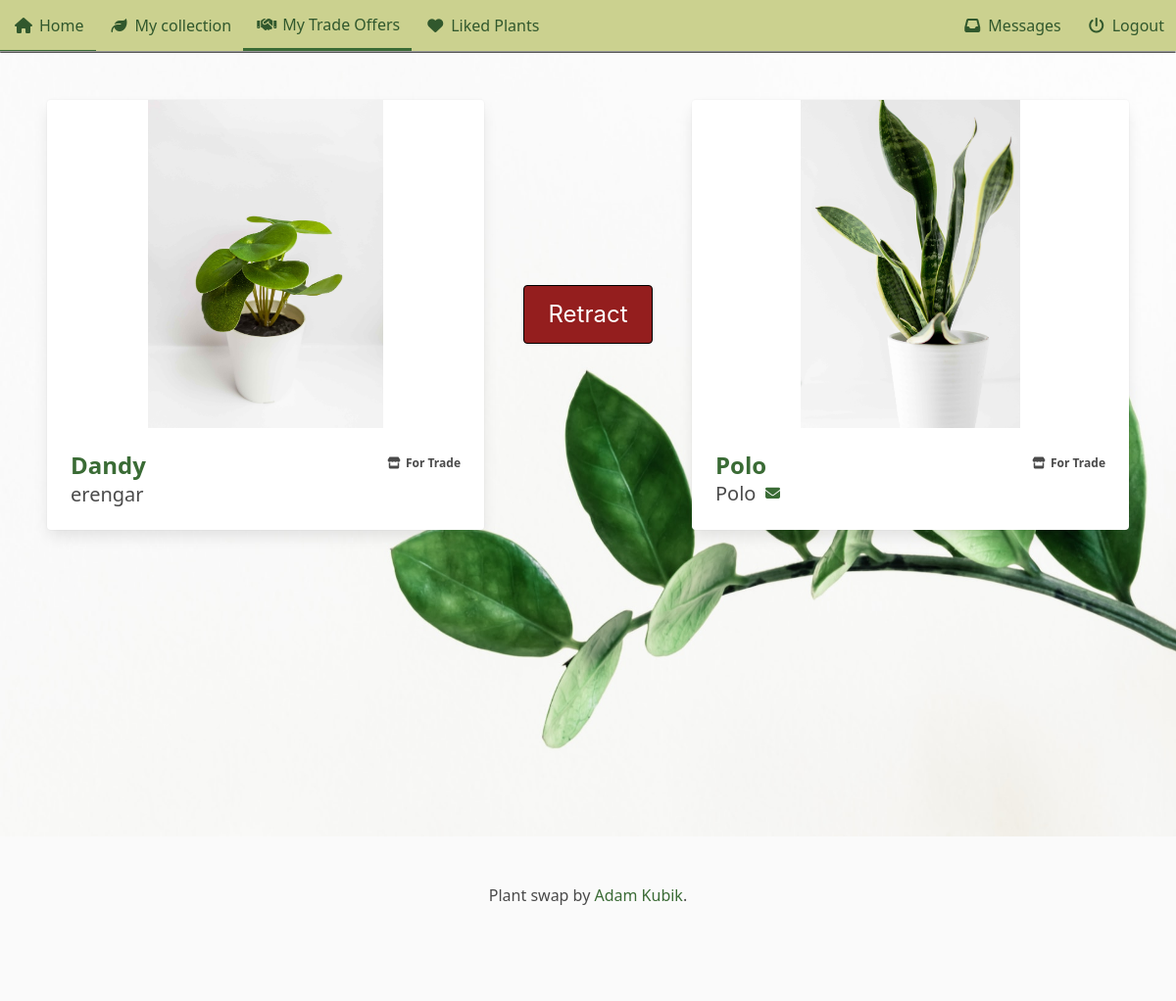
Page /accounts/trades/1/ (signed in) on the earlier database version.
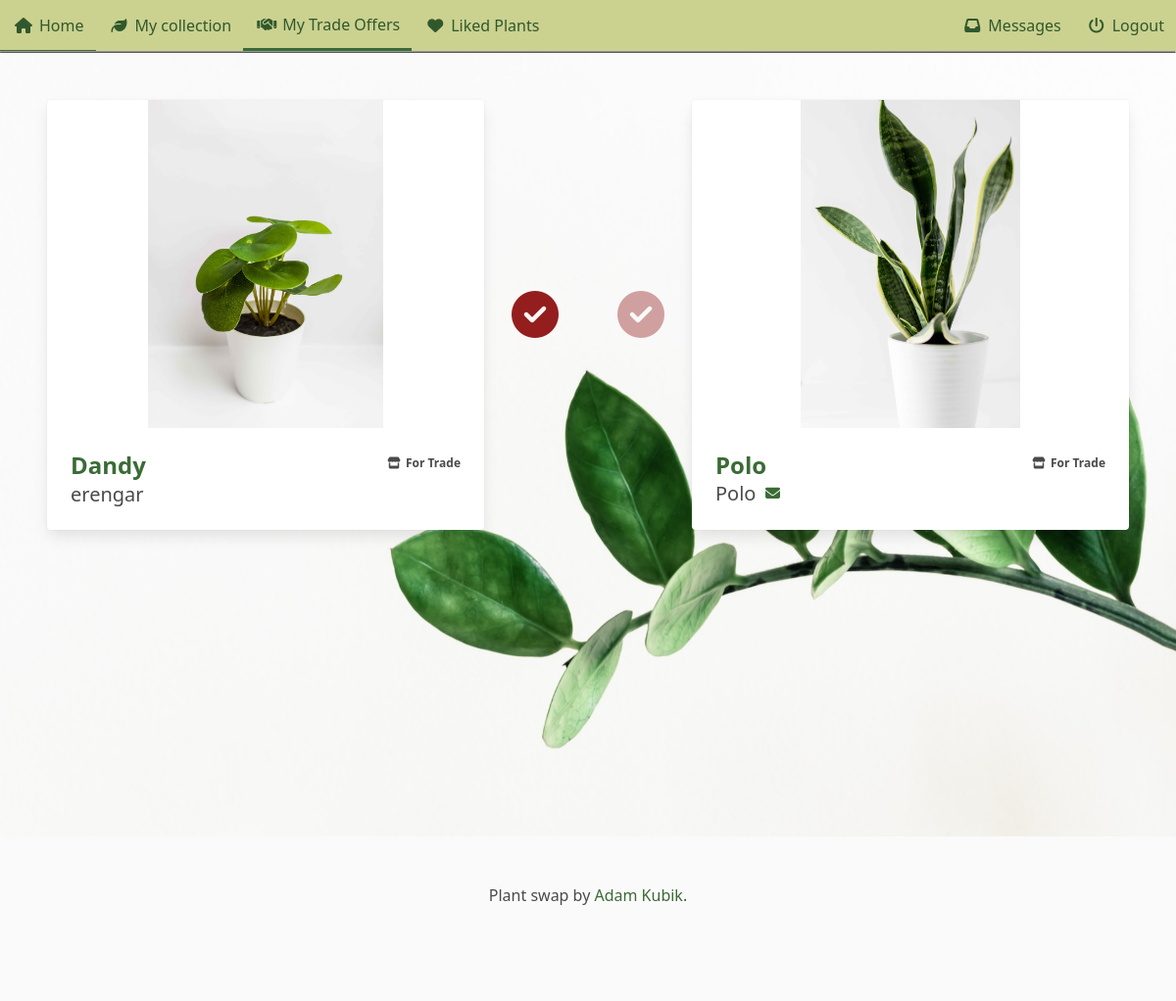
Same page on the later database version.
### plant_collection/models.py (models this page shows, shortened)
class Image(models.Model):
    plant = models.ForeignKey(Plant, on_delete=models.CASCADE, related_name="picture")
    image = models.ImageField(upload_to="pics")

class Trade(models.Model):
    plant_offered = models.ForeignKey(
        Plant, on_delete=models.CASCADE, related_name="trades_offered"
    )
    plant_requested = models.ForeignKey(
        Plant, on_delete=models.CASCADE, related_name="trades_requested"
    )
    initiator = models.ForeignKey(
        settings.AUTH_USER_MODEL,
        on_delete=models.CASCADE,
        related_name="trades_initiated",
    )
    recipient = models.ForeignKey(
        settings.AUTH_USER_MODEL,
        on_delete=models.CASCADE,
        related_name="trades_received",
    )
    accepted = models.BooleanField(null=True, blank=True)
    offered_finalized = models.BooleanField(default=False)
    requested_finalized = models.BooleanField(default=False)
    finalized = models.BooleanField(default=False)
    created = models.DateTimeField(auto_now_add=True, null=True, blank=True)
    class Meta:
        unique_together = ["plant_offered", "plant_requested"]

class Plant(models.Model):
    nick_name = models.CharField(
        max_length=64, validators=[MinLengthValidator(3)], unique=True
    )
    created = models.DateTimeField(auto_now_add=True, null=True, blank=True)
    updated = models.DateTimeField(auto_now=True, null=True, blank=True)
    species = models.ForeignKey(
        Species, on_delete=models.SET_NULL, blank=True, null=True, related_name="plants"
    )
    owner = models.ForeignKey(
        settings.AUTH_USER_MODEL, on_delete=models.CASCADE, related_name="plants"
    )
    slug = models.SlugField(default="bugged-plant")
    for_trade = models.BooleanField(default=False)
    likes = models.ManyToManyField(User, related_name="liked")
    location = models.CharField(max_length=24, blank=True, null=True, default=None, help_text="City, State")
    content = models.TextField(blank=True, null=True, default=None)

### accounts/views.py (the view, shortened to what this page needs)
# urls.py: path('trades/<int:pk>/', views.trade_view.as_view(), name='trade'),
class trade_view(LoginRequiredMixin, generic.View):
    template_name = 'accounts/trade.html'
    def get(self, request, pk):
        trade = get_object_or_404(Trade, pk=pk)
        context = {'trade':trade}
        return render(request, self.template_name, context)

### accounts/templates/accounts/trade.html (shortened to what this page needs)
{% extends "base.html" %}
{% load static %}
{% block header %}
<link rel="stylesheet" href="{% static 'accounts/css/trade.css' %}">
<link rel="stylesheet" href="{% static 'plant_collection/css/plant.css' %}">
<link rel="stylesheet" href="{% static 'plant_collection/css/no_padding_section.css' %}">
{% endblock %}
{% block content %}
<section class='section'>
    <div class='columns'>
        <div class='column is-5'>
            <div class='card carousel_box'>
                <div class='card-image carousel-box'>
                    {% if trade.plant_offered.picture.all.count > 1 %}
                        <div tabindex=0 class='arrow' id='left-arrow'></div>
                        <div tabindex=0 class='arrow' id='right-arrow'></div>
                    {% endif %}
                    {% for picture in trade.plant_offered.picture.all %}
                        {% if picture != trade.plant_offered.thumbnail.image %}
                        <div class='carousel_image'>
                            <figure class='image is-4by3'>
                                <img class='carousel contain' src="{{ picture.image.url }}" alt="Picture of a plant">
                            </figure>
                        </div>
                        {% endif %}
                    {% endfor %}
                </div>
                <div class='card-content'>
                    <div class='columns is-mobile'>
                        <div class='column is-half'>
                            <div class='title is-size-4-desktop is-size-5-touch'><a id="offerer" href="{% url 'plant_collection:plant_view' slug=trade.plant_offered.slug %}">{{trade.plant_offered.nick_name}}</a></div>
                            <div class='subtitle is-size-5-desktop is-size-6-touch'>
                                {% if user == trade.plant_offered.owner %}
                                <span>{{trade.plant_offered.owner}}</span>
                                {% endif %}
                            </div>
                        </div>
                        <div class='column is-half'>
                            <span class='icon-text has-text-weight-semibold is-size-7-desktop is-size-6-touch is-pulled-right'>
                                <span class='icon'>
                                    <i class="fa-solid fa-store"></i>
                                </span>
                                {% if plant.location %}
                                {{plant.location}}
                                {% else %}
                                For Trade
                                {% endif %}
                            </span>
                        </div>
                    </div>
                </div>
            </div>
        </div>
        <form class='column is-2 is-flex is-justify-content-center is-flex-direction-column is-align-items-center' method="post" style='gap:2rem'>
            {% if trade.accepted and not trade.finalized%}
            <div class="is-flex" style='gap:5vw'>
                {% if trade.plant_offered.owner == user %}
                    {% if trade.offered_finalized %}
                    <a tabindex=0><i class="fa-solid fa-circle-check is-size-1 green-check sendable"></i></a>
                    {% elif not trade.offered_finalized %}
                    <a tabindex=0><i class="fa-solid fa-circle-check is-size-1 red-check sendable"></i></a>
                    {% endif %}
                {% else %}
                    {% if trade.offered_finalized %}
                    <i class="fa-solid fa-circle-check is-size-1 green-check-inactive"></i>
                    {% elif not trade.offered_finalized %}
                    <i class="fa-solid fa-circle-check is-size-1 red-check-inactive"></i>
                    {% endif %}
                {% endif %}
                {% if trade.plant_requested.owner == user %}
                    {% if trade.requested_finalized %}
                    <a tabindex=0><i class="fa-solid fa-circle-check is-size-1 green-check sendable"></i></a>
                    {% elif not trade.requested_finalized %}
                    <a tabindex=0><i class="fa-solid fa-circle-check is-size-1 red-check sendable"></i></a>
                    {% endif %}
                {% else %}
                    {% if trade.requested_finalized %}
                    <i class="fa-solid fa-circle-check is-size-1 green-check-inactive"></i>
                    {% elif not trade.requested_finalized %}
                    <i class="fa-solid fa-circle-check is-size-1 red-check-inactive"></i>
                    {% endif %}
                {% endif %}
            </div>
            {% elif not trade.accepted and not trade.finalized %}
                {% if trade.accepted == False %}
                    <input disabled class='button decline-button is-large is-responsive' id='decline-button' type='submit' value='Declined'>
                {% elif trade.accepted == null and user == trade.initiator %}
                    <input class='button decline-button is-large is-responsive' id='decline-button' type='submit' value='Retract' name='retract'>
                {% else %}
                    <input class='button forest-green-button is-large is-responsive' id='accepted-button' type='submit' value='Accept' name='accept'>
                    <input class='button decline-button is-large is-responsive' id='decline-button' type='submit' value='Decline' name='decline'>
                {% endif %}
            {% elif trade.finalized %}
            <div class="is-flex container">
                <i class="fa-solid fa-circle-check is-size-1 green-check-inactive"></i>
                <i class="fa-solid fa-circle-check is-size-1 green-check-inactive"></i>
            </div>
            {% endif %}
        </form>
        <div class='column is-5'>
            <div class='card carousel_box'>
                <div class='card-image carousel-box'>
                    {% if trade.plant_requested.picture.all.count > 1 %}
                        <div tabindex=0 class='arrow' id='left-arrow1'></div>
                        <div tabindex=0 class='arrow' id='right-arrow1'></div>
                    {% endif %}
                    {% for picture in trade.plant_requested.picture.all %}
                        {% if picture != trade.plant_requested.thumbnail.image %}
                        <div class='carousel_image1'>
                            <figure class='image is-4by3'>
                                <img class='carousel contain' src="{{ picture.image.url }}" alt="Picture of a plant">
                            </figure>
                        </div>
                        {% endif %}
                    {% endfor %}
                </div>
                <div class='card-content'>
                    <div class='columns is-mobile'>
                        <div class='column is-half'>
                            <div class='title is-size-4-desktop is-size-5-touch'><a id="requester" href="{% url 'plant_collection:plant_view' slug=trade.plant_requested.slug %}">{{trade.plant_requested.nick_name}}</a></div>
                            <div class='subtitle is-size-5-desktop is-size-6-touch'>
                                {% if user == trade.plant_requested.owner %}
                                <span>{{trade.plant_requested.owner}}</span>
                                {% else %}
                                <span class='icon-text'>
                                    <span>{{trade.plant_requested.owner}}</span>
                                    <span class='icon'>
                                        <a href="{% url 'accounts:write_message' name=trade.plant_requested.owner %}"><i class="fa-solid fa-envelope fa-xs"></i></a>
                                    </span>
                                </span>
                                {% endif %}
                            </div>
                        </div>
                        <div class='column is-half'>
                            <span class='icon-text has-text-weight-semibold is-size-7-desktop is-size-6-touch is-pulled-right'>
                                <span class='icon'>
                                    <i class="fa-solid fa-store"></i>
                                </span>
                                {% if plant.location %}
                                {{plant.location}}
                                {% else %}
                                For Trade
                                {% endif %}
                            </span>
                        </div>
                    </div>
                </div>
            </div>
        </div>
    </div>
</section>
{% endblock content %}

### plant_collection/templates/base.html (shortened to what this page needs)
<!DOCTYPE html>
<html lang="en">
<head>
    {% load static %}
    <link rel="stylesheet" href="{% static "plant_collection/font_awesome/css/fontawesome.min.css" %}">
    <link rel="stylesheet" href="{% static "plant_collection/font_awesome/css/regular.min.css" %}">
    <link rel="stylesheet" href="{% static "plant_collection/font_awesome/css/solid.min.css" %}">
    <link rel="stylesheet" href="{% static "plant_collection/css/base.css" %}">
    <link rel="stylesheet" href="{% static 'plant_collection/css/hover.css' %}">
    <link rel="stylesheet" href="{% static 'plant_collection/css/divider.css' %}">
    <link rel="stylesheet" href="{% static 'plant_collection/css/coloring.css' %}">
    <link rel="stylesheet" href="{% static 'plant_collection/css/message_dot.css' %}">
    <link rel="stylesheet" href="{% static 'plant_collection/css/more_base.css' %}">
    <link rel="stylesheet" href="{% static 'plant_collection/css/object_fit.css' %}">
    {% block header %}{% endblock header %}
</head>
<body>
    <div style='position: sticky; top:0px; z-index: 2;'>
        <nav class='navbar sage-green'>
            <div class='navbar-brand'>
                <a href="{% url 'plant_collection:front_page' %}" class='navbar-item is-tab forest-green'>
                    <span class='icon-text'><span class='icon'><i
                                class="fa-solid fa-house"></i></span><span>Home</span></span>
                </a>
                {% if user.is_authenticated %}
                <a href="{% url 'plant_collection:personal_collection' %}" class='navbar-item is-tab forest-green'>
                    <span class='icon-text'><span class='icon'><i class="fa-solid fa-leaf"></i></span><span>My
                            collection</span></span>
                </a>
                {% endif %}
            </div>
            <div class='navbar-menu sage-green' id="navMenu">
                <div class='navbar-start'>
                    {% if user.is_authenticated %}
                    <a href="{% url 'accounts:trades' %}" class='navbar-item is-tab forest-green'>
                        <span class='icon-text'><span class='icon'><i class="fa-solid fa-handshake"></i></span><span>My
                                Trade Offers</span></span>
                    </a>
                    <a href="{% url 'accounts:liked_list' %}" class='navbar-item is-tab forest-green'>
                        <span class='icon-text'><span class='icon'><i class="fa-solid fa-heart"></i></span><span>Liked
                                Plants</span></span>
                    </a>
                    {% endif %}
                </div>
                <div class='navbar-end'>
                    {% if user.is_authenticated %}
                    <a href="{% url 'accounts:messages' %}" class='navbar-item forest-green is-tab'>
                        <span class="icon-text"><span class="icon"><i
                                    class="fa-solid fa-inbox"></i></span><span>Messages</span>
                        </span>
                    </a>
                    {% endif %}
                    {% if user.is_authenticated %}
                    <a href="{% url 'accounts:logout' %}" class='navbar-item forest-green is-tab'>
                        <span class='icon-text'><span class='icon'><i
                                    class="fa-solid fa-power-off"></i></span><span>Logout</span></span>
                    </a>
                    {% else %}
                    <a href="{% url 'accounts:login' %}" class='navbar-item forest-green is-tab'>
                        <span class='icon-text'><span class='icon'><i
                                    class="fa-solid fa-user"></i></span><span>Login/Signup</span></span>
                    </a>
                    {% endif %}
                </div>
            </div>
        </nav>
        <div class='divider'></div>
    </div>
    <main class='back-image' style='min-height:100vh; overflow:hidden;'>
        {% block content %}
        {% endblock %}
    </main>
    <footer class="footer">
        <div class="content has-text-centered is-size-7-touch">
            <p>
                Plant swap by <a href="https://github.com/Erengar">Adam Kubik</a>.
            </p>
        </div>
    </footer>
</body>
</html>

Differences in the rows shown:
changed Trade "Dandy": accepted empty → True (drawn)
Other differences:
form field retract: "Retract" → (not shown)
